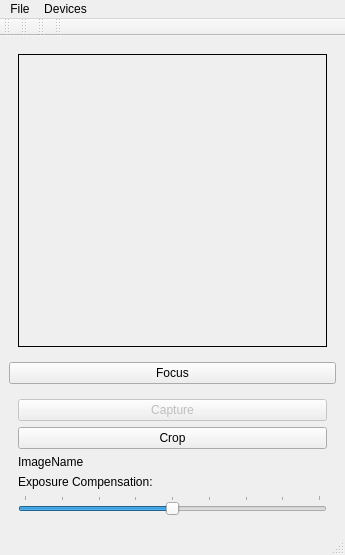
<?xml version="1.0" encoding="UTF-8"?>
<ui version="4.0">
 <class>Camera</class>
 <widget class="QMainWindow" name="Camera">
  <property name="geometry">
   <rect>
    <x>0</x>
    <y>0</y>
    <width>345</width>
    <height>555</height>
   </rect>
  </property>
  <property name="windowTitle">
   <string>Camera</string>
  </property>
  <widget class="QWidget" name="centralwidget">
   <layout class="QGridLayout" name="gridLayout_2">
    <item row="0" column="0">
     <widget class="QStackedWidget" name="stackedWidget">
      <property name="sizePolicy">
       <sizepolicy hsizetype="Preferred" vsizetype="Preferred">
        <horstretch>1</horstretch>
        <verstretch>0</verstretch>
       </sizepolicy>
      </property>
      <property name="palette">
       <palette>
        <active>
         <colorrole role="Base">
          <brush brushstyle="SolidPattern">
           <color alpha="255">
            <red>255</red>
            <green>255</green>
            <blue>255</blue>
           </color>
          </brush>
         </colorrole>
         <colorrole role="Window">
          <brush brushstyle="SolidPattern">
           <color alpha="255">
            <red>145</red>
            <green>145</green>
            <blue>145</blue>
           </color>
          </brush>
         </colorrole>
        </active>
        <inactive>
         <colorrole role="Base">
          <brush brushstyle="SolidPattern">
           <color alpha="255">
            <red>255</red>
            <green>255</green>
            <blue>255</blue>
           </color>
          </brush>
         </colorrole>
         <colorrole role="Window">
          <brush brushstyle="SolidPattern">
           <color alpha="255">
            <red>145</red>
            <green>145</green>
            <blue>145</blue>
           </color>
          </brush>
         </colorrole>
        </inactive>
        <disabled>
         <colorrole role="Base">
          <brush brushstyle="SolidPattern">
           <color alpha="255">
            <red>145</red>
            <green>145</green>
            <blue>145</blue>
           </color>
          </brush>
         </colorrole>
         <colorrole role="Window">
          <brush brushstyle="SolidPattern">
           <color alpha="255">
            <red>145</red>
            <green>145</green>
            <blue>145</blue>
           </color>
          </brush>
         </colorrole>
        </disabled>
       </palette>
      </property>
      <property name="currentIndex">
       <number>1</number>
      </property>
      <widget class="QWidget" name="viewfinderPage">
       <widget class="QCameraViewfinder" name="viewfinder" native="true">
        <property name="geometry">
         <rect>
          <x>9</x>
          <y>9</y>
          <width>301</width>
          <height>291</height>
         </rect>
        </property>
        <property name="minimumSize">
         <size>
          <width>301</width>
          <height>291</height>
         </size>
        </property>
       </widget>
      </widget>
      <widget class="QWidget" name="previewPage">
       <property name="enabled">
        <bool>true</bool>
       </property>
       <layout class="QGridLayout" name="gridLayout_4">
        <item row="0" column="0">
         <widget class="QLabel" name="lastImagePreviewLabel">
          <property name="sizePolicy">
           <sizepolicy hsizetype="Preferred" vsizetype="MinimumExpanding">
            <horstretch>0</horstretch>
            <verstretch>0</verstretch>
           </sizepolicy>
          </property>
          <property name="minimumSize">
           <size>
            <width>309</width>
            <height>275</height>
           </size>
          </property>
          <property name="frameShape">
           <enum>QFrame::Box</enum>
          </property>
          <property name="text">
           <string/>
          </property>
         </widget>
        </item>
       </layout>
      </widget>
     </widget>
    </item>
    <item row="1" column="0">
     <widget class="QPushButton" name="lockButton">
      <property name="text">
       <string>Focus</string>
      </property>
     </widget>
    </item>
    <item row="2" column="0">
     <widget class="QWidget" name="captureWidget" native="true">
      <layout class="QGridLayout" name="gridLayout">
       <item row="4" column="0">
        <widget class="QSlider" name="exposureCompensation">
         <property name="minimum">
          <number>-4</number>
         </property>
         <property name="maximum">
          <number>4</number>
         </property>
         <property name="pageStep">
          <number>2</number>
         </property>
         <property name="orientation">
          <enum>Qt::Horizontal</enum>
         </property>
         <property name="tickPosition">
          <enum>QSlider::TicksAbove</enum>
         </property>
        </widget>
       </item>
       <item row="3" column="0">
        <widget class="QLabel" name="label">
         <property name="text">
          <string>Exposure Compensation:</string>
         </property>
        </widget>
       </item>
       <item row="0" column="0">
        <widget class="QPushButton" name="takeImageButton">
         <property name="enabled">
          <bool>false</bool>
         </property>
         <property name="text">
          <string>Capture</string>
         </property>
        </widget>
       </item>
       <item row="2" column="0">
        <widget class="QLabel" name="label_Image_name">
         <property name="text">
          <string>ImageName</string>
         </property>
        </widget>
       </item>
       <item row="1" column="0">
        <widget class="QPushButton" name="pushButton_Crop">
         <property name="text">
          <string>Crop</string>
         </property>
        </widget>
       </item>
      </layout>
     </widget>
    </item>
   </layout>
  </widget>
  <widget class="QMenuBar" name="menubar">
   <property name="geometry">
    <rect>
     <x>0</x>
     <y>0</y>
     <width>345</width>
     <height>22</height>
    </rect>
   </property>
   <widget class="QMenu" name="menuFile">
    <property name="title">
     <string>File</string>
    </property>
    <addaction name="actionStartCamera"/>
    <addaction name="actionStopCamera"/>
    <addaction name="separator"/>
    <addaction name="actionSettings"/>
    <addaction name="separator"/>
    <addaction name="actionExit"/>
   </widget>
   <widget class="QMenu" name="menuDevices">
    <property name="title">
     <string>Devices</string>
    </property>
   </widget>
   <addaction name="menuFile"/>
   <addaction name="menuDevices"/>
  </widget>
  <widget class="QStatusBar" name="statusbar"/>
  <widget class="QToolBar" name="toolBar">
   <property name="windowTitle">
    <string>toolBar</string>
   </property>
   <attribute name="toolBarArea">
    <enum>TopToolBarArea</enum>
   </attribute>
   <attribute name="toolBarBreak">
    <bool>false</bool>
   </attribute>
  </widget>
  <widget class="QToolBar" name="toolBar_2">
   <property name="windowTitle">
    <string>toolBar_2</string>
   </property>
   <attribute name="toolBarArea">
    <enum>TopToolBarArea</enum>
   </attribute>
   <attribute name="toolBarBreak">
    <bool>false</bool>
   </attribute>
  </widget>
  <widget class="QToolBar" name="toolBar_3">
   <property name="windowTitle">
    <string>toolBar_3</string>
   </property>
   <attribute name="toolBarArea">
    <enum>TopToolBarArea</enum>
   </attribute>
   <attribute name="toolBarBreak">
    <bool>false</bool>
   </attribute>
  </widget>
  <widget class="QToolBar" name="toolBar_4">
   <property name="windowTitle">
    <string>toolBar_4</string>
   </property>
   <attribute name="toolBarArea">
    <enum>TopToolBarArea</enum>
   </attribute>
   <attribute name="toolBarBreak">
    <bool>false</bool>
   </attribute>
  </widget>
  <action name="actionExit">
   <property name="text">
    <string>Exit</string>
   </property>
  </action>
  <action name="actionStartCamera">
   <property name="text">
    <string>Start Camera</string>
   </property>
  </action>
  <action name="actionStopCamera">
   <property name="text">
    <string>Stop Camera</string>
   </property>
  </action>
  <action name="actionSettings">
   <property name="text">
    <string>Settings</string>
   </property>
  </action>
 </widget>
 <customwidgets>
  <customwidget>
   <class>QCameraViewfinder</class>
   <extends>QWidget</extends>
   <header>qcameraviewfinder.h</header>
   <container>1</container>
  </customwidget>
 </customwidgets>
 <resources/>
 <connections>
  <connection>
   <sender>actionExit</sender>
   <signal>triggered()</signal>
   <receiver>Camera</receiver>
   <slot>close()</slot>
   <hints>
    <hint type="sourcelabel">
     <x>-1</x>
     <y>-1</y>
    </hint>
    <hint type="destinationlabel">
     <x>154</x>
     <y>130</y>
    </hint>
   </hints>
  </connection>
  <connection>
   <sender>takeImageButton</sender>
   <signal>clicked()</signal>
   <receiver>Camera</receiver>
   <slot>takeImage()</slot>
   <hints>
    <hint type="sourcelabel">
     <x>625</x>
     <y>132</y>
    </hint>
    <hint type="destinationlabel">
     <x>603</x>
     <y>169</y>
    </hint>
   </hints>
  </connection>
  <connection>
   <sender>lockButton</sender>
   <signal>clicked()</signal>
   <receiver>Camera</receiver>
   <slot>toggleLock()</slot>
   <hints>
    <hint type="sourcelabel">
     <x>658</x>
     <y>75</y>
    </hint>
    <hint type="destinationlabel">
     <x>453</x>
     <y>119</y>
    </hint>
   </hints>
  </connection>
  <connection>
   <sender>exposureCompensation</sender>
   <signal>valueChanged(int)</signal>
   <receiver>Camera</receiver>
   <slot>setExposureCompensation(int)</slot>
   <hints>
    <hint type="sourcelabel">
     <x>559</x>
     <y>367</y>
    </hint>
    <hint type="destinationlabel">
     <x>665</x>
     <y>365</y>
    </hint>
   </hints>
  </connection>
  <connection>
   <sender>actionSettings</sender>
   <signal>triggered()</signal>
   <receiver>Camera</receiver>
   <slot>configureCaptureSettings()</slot>
   <hints>
    <hint type="sourcelabel">
     <x>-1</x>
     <y>-1</y>
    </hint>
    <hint type="destinationlabel">
     <x>333</x>
     <y>210</y>
    </hint>
   </hints>
  </connection>
  <connection>
   <sender>actionStartCamera</sender>
   <signal>triggered()</signal>
   <receiver>Camera</receiver>
   <slot>startCamera()</slot>
   <hints>
    <hint type="sourcelabel">
     <x>-1</x>
     <y>-1</y>
    </hint>
    <hint type="destinationlabel">
     <x>333</x>
     <y>210</y>
    </hint>
   </hints>
  </connection>
  <connection>
   <sender>actionStopCamera</sender>
   <signal>triggered()</signal>
   <receiver>Camera</receiver>
   <slot>stopCamera()</slot>
   <hints>
    <hint type="sourcelabel">
     <x>-1</x>
     <y>-1</y>
    </hint>
    <hint type="destinationlabel">
     <x>333</x>
     <y>210</y>
    </hint>
   </hints>
  </connection>
 </connections>
 <slots>
  <slot>record()</slot>
  <slot>pause()</slot>
  <slot>stop()</slot>
  <slot>enablePreview(bool)</slot>
  <slot>configureCaptureSettings()</slot>
  <slot>takeImage()</slot>
  <slot>startCamera()</slot>
  <slot>toggleLock()</slot>
  <slot>setMuted(bool)</slot>
  <slot>stopCamera()</slot>
  <slot>setExposureCompensation(int)</slot>
 </slots>
</ui>
